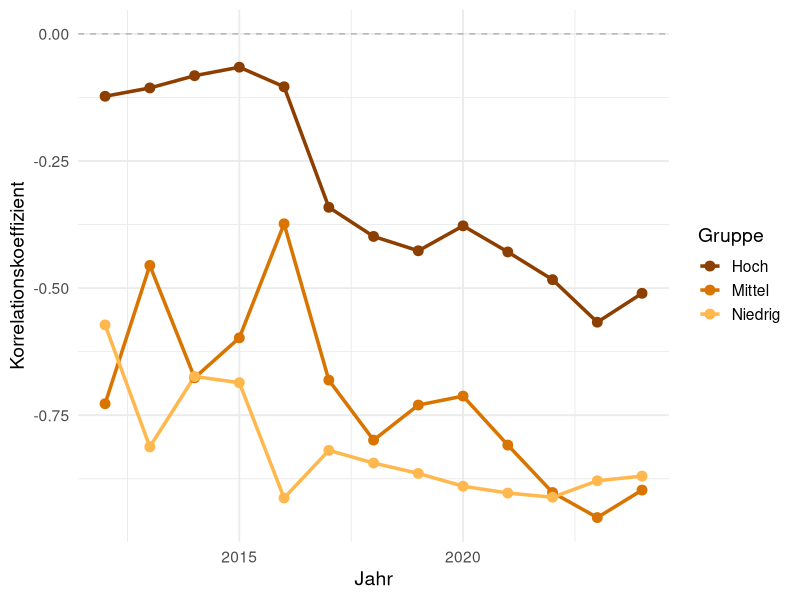

The R source for this figure: (Note: this script raises an error after producing the figure.)
library(tidyverse)
library(readxl)
library(dplyr)
library(ggplot2)

# Load employment data
ar_sheet <- read_excel("data/raw/export_ar.xlsx", sheet = "ARBEITSMARKT")

df_emp <- ar_sheet %>%
  filter(
    Indikator == "Sozialversicherungspflichtig Beschäftigte - Anteil",
    Ausprägung == "weiblich"
  ) %>%
  mutate(
    Jahr = as.numeric(Jahr),
    emp_female_pct = 100 * `Basiswert 1` / `Basiswert 2`
  ) %>%
  select(Jahr, Raumbezug, emp_female_pct)

# Load population data
be_sheet <- read_excel("data/raw/export_be.xlsx", sheet = "BEVÖLKERUNG")

df_households <- be_sheet %>%
  filter(
    Indikator == "Haushalte mit Kindern",
    Ausprägung == "insgesamt"
  ) %>%
  mutate(
    Jahr = as.numeric(Jahr),
    households_pct = 100 * `Basiswert 1` / `Basiswert 2`
  ) %>%
  select(Jahr, Raumbezug, households_pct)

# Load childcare data
ki <- read_excel("data/raw/export_ki.xlsx", sheet = "KINDERBETREUUNG")

# Children aged 0–2 in childcare
ki_0bis2 <- ki %>% 
  filter(
    Indikator == "Altersgruppen",
    Ausprägung == "bis 2 Jahre"
  ) %>% 
  select(Jahr, Raumbezug, `Basiswert 1`) %>%
  rename(kinder_betreut = `Basiswert 1`)

# Total children aged 0–2
be_0bis2 <- be_sheet %>% 
  filter(
    Indikator == "Altersgruppen",
    Ausprägung == "bis 2 Jahre"
  ) %>% 
  select(Jahr, Raumbezug, `Basiswert 1`) %>%
  rename(kinder_total = `Basiswert 1`)

# Childcare rate
df_betreut <- left_join(
  be_0bis2, ki_0bis2,
  by = c("Jahr", "Raumbezug")
) %>%
  mutate(
    anteil_betreut = 100 * kinder_betreut / kinder_total
  ) %>%
  select(Jahr, Raumbezug, anteil_betreut)

# Join all variables
df_all <- df_emp %>%
  inner_join(df_households, by = c("Jahr", "Raumbezug")) %>%
  inner_join(df_betreut,    by = c("Jahr", "Raumbezug"))%>%
  
  filter(
    !Raumbezug == "Stadt München"
  )

# Year-specific correlations
years <- sort(unique(df_all$Jahr))

corr_df <- map_df(years, function(y) {
  
  df_y <- df_all %>% filter(Jahr == y)
  
  qu <- quantile(df_y$anteil_betreut, probs = c(0, 1/3, 2/3, 1), na.rm = TRUE)
  
  df_y <- df_y %>%
    mutate(
      betreuung_group = cut(
        anteil_betreut,
        breaks = qu,
        labels = c("Niedrig", "Mittel", "Hoch"),
        include.lowest = TRUE
      )
    )
  
  tibble(
    Jahr = y,
    
    Mittel = cor(
      df_y %>% filter(betreuung_group == "Mittel") %>% pull(emp_female_pct),
      df_y %>% filter(betreuung_group == "Mittel") %>% pull(households_pct),
      use = "complete.obs"
    ),
    
    Niedrig = cor(
      df_y %>% filter(betreuung_group == "Niedrig") %>% pull(emp_female_pct),
      df_y %>% filter(betreuung_group == "Niedrig") %>% pull(households_pct),
      use = "complete.obs"
    ),
    
    Hoch = cor(
      df_y %>% filter(betreuung_group == "Hoch") %>% pull(emp_female_pct),
      df_y %>% filter(betreuung_group == "Hoch") %>% pull(households_pct),
      use = "complete.obs"
    )
  )
})

# Reshape to long format
corr_long <- corr_df %>%
  pivot_longer(
    cols = c("Mittel", "Niedrig", "Hoch"),
    names_to = "Group",
    values_to = "Correlation"
  )

# Plot correlations
kor_group <- ggplot(corr_long, aes(x = Jahr, y = Correlation, color = Group)) +
  geom_hline(yintercept = 0, linetype = "dashed", color = "grey70") +
  geom_line(linewidth = 1.2) +
  geom_point(size = 3) +
  scale_color_manual(values = c(
    "Mittel"  = "#D97400",
    "Niedrig" = "#FFB84D",
    "Hoch"    = "#8C3F00"
  )) +
  theme_minimal(base_size = 14) +
  labs(
    x = "Jahr",
    y = "Korrelationskoeffizient",
    color = "Gruppe"
  )

kor_group
saveRDS(kor_group, "results/figures/moderierender_Effekt/m_effekt_kor_group.rds")
